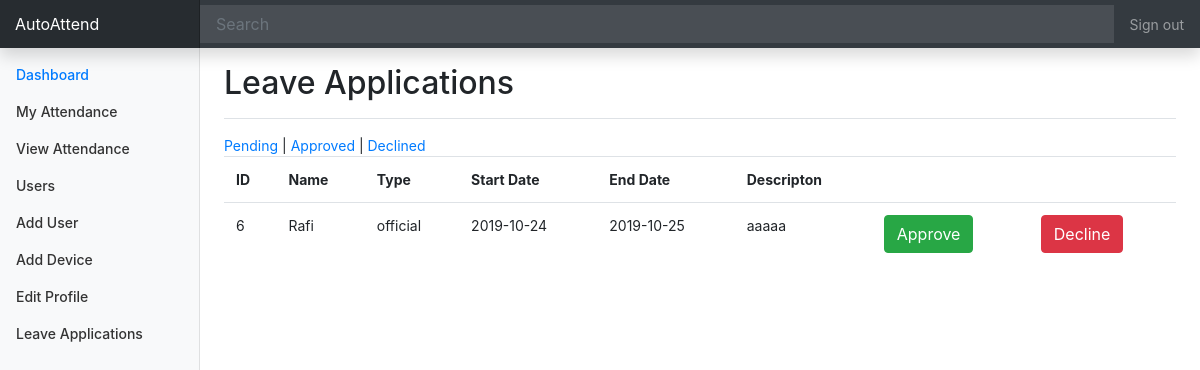
Page /applications_declined.php (signed in) on the committed database.
### tables this page shows
CREATE TABLE `leave_applications` (
  `id` int(20) NOT NULL,
  `user_id` int(20) NOT NULL,
  `type` varchar(20) NOT NULL,
  `date_start` date NOT NULL,
  `date_end` date NOT NULL,
  `description` text NOT NULL,
  `status` varchar(30) NOT NULL DEFAULT 'Pending'
);

CREATE TABLE `users` (
  `id` int(15) NOT NULL,
  `name` varchar(255) NOT NULL,
  `email` varchar(191) NOT NULL,
  `password` varchar(255) NOT NULL,
  `role` varchar(10) NOT NULL DEFAULT 'user'
);

### inc/functions.php (called while the page is built, shortened)
<?php
function get_user_by_id($id){
	global $conn;
	$sql = "SELECT id, name, email, role FROM users WHERE id = '$id' LIMIT 0,1";
	$result = $conn->query($sql);
	if($result)
		return $result->fetch_object();
	else return false;
}

### applications_declined.php (the view, shortened to what this page needs)
<?php require('inc/connect.php'); ?>
<?php require('inc/functions.php');?>
<?php require('layout/header.php'); ?>
<a href="applications_pending.php">Pending</a> | <a href="applications_approved.php">Approved</a> | <a href="applications_declined.php">Declined</a>
<?php
$sql = "SELECT id, user_id, type, date_start, date_end, description, status FROM leave_applications where status='Declined'";
$result = $conn->query($sql);
if ($result->num_rows > 0) {
    echo'<table class="table">';
    echo '<tr><th>ID</th><th>Name</th> <th>Type</th><th>Start Date</th> <th>End Date</th> <th>Descripton</th> <th> </th> <th> </th> </tr>';
    while($row = $result->fetch_assoc()) {
        echo '<tr>';
        echo '<td>' . $row["id"] . '</td>';
        echo '<td>' . get_user_by_id($row["user_id"])->name . '</td>';
        echo '<td>' . $row["type"] . '</td>';
        echo '<td>' . $row["date_start"] . '</td>';
        echo '<td>' . $row["date_end"] . '</td>';
        echo '<td>' . $row["description"] . '</td>';
        echo '<td> <a href="applications_status.php?id='.$row["id"].'&status=Approved" class="btn btn-success">Approve</button></a></td>';
        echo '<td> <a href="applications_status.php?id='.$row["id"].'&status=Declined" class="btn btn-danger">Decline</button></a></td>';
        echo '</tr>';
    }
    echo '</table>';
} else {
    echo '<div class="alert alert-warning" role="alert">No Record Found</div>';
}
?>
<?php require('layout/footer.php') ?>

### assets/dashboard.css (style rules this page uses)
body { font-size: .875rem; }

### rows in the picture
leave_applications: id "6", user.name "Rafi", type "official", date_start "2019-10-24", date_end "2019-10-25", description "aaaaa"

### other values in the picture
$page_title "Leave Applications"
